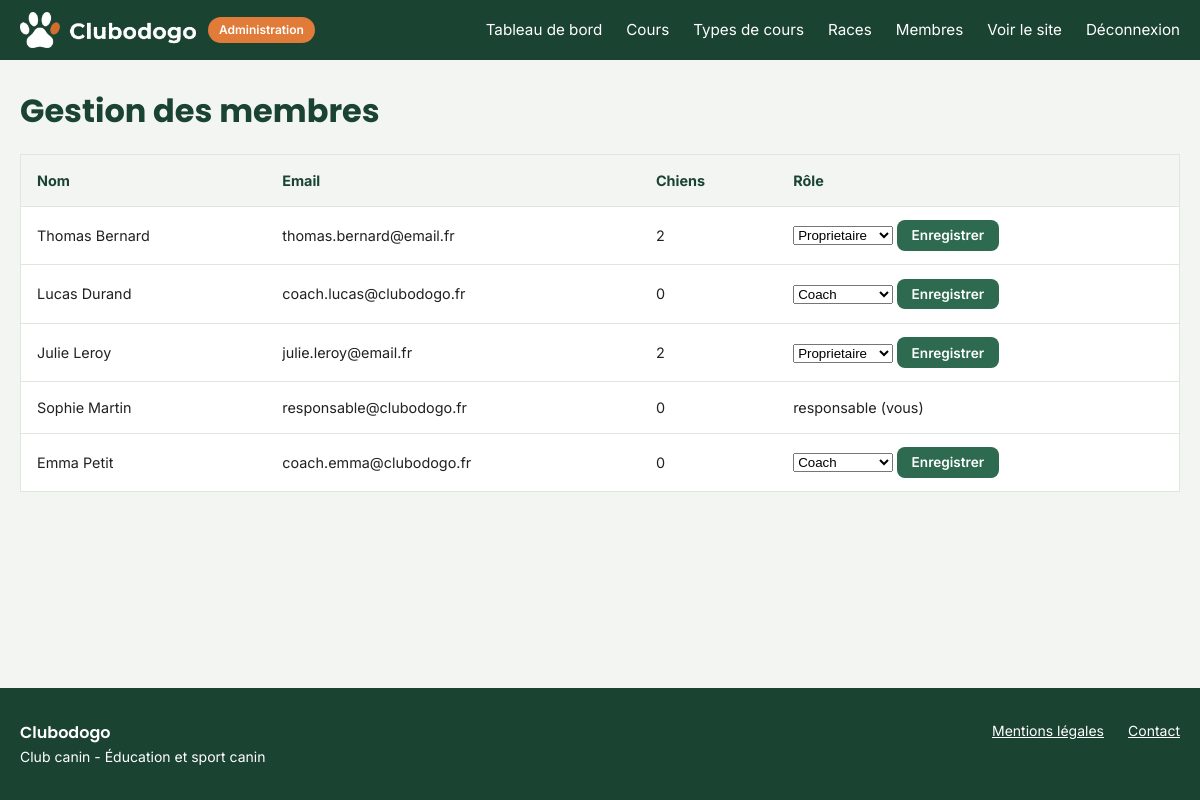
The app's page /code/public/admin/membres.php (signed in) with its own data.
### tables this page shows
CREATE TABLE `utilisateur` (
  `id` int NOT NULL,
  `nom` varchar(100) NOT NULL,
  `prenom` varchar(100) NOT NULL,
  `email` varchar(150) NOT NULL,
  `password` varchar(255) NOT NULL,
  `role` enum('responsable','proprietaire','coach') NOT NULL DEFAULT 'proprietaire'
);

### code/init.php (called while the page is built, shortened)
<?php
function proteger($e)
{
    return htmlspecialchars($e ?? '', ENT_QUOTES, 'UTF-8');
}

### code/public/admin/membres.php (the view, shortened to what this page needs)
<?php
require_once __DIR__ . '/../../init.php';
$rolesAutorises = ['responsable', 'coach', 'proprietaire'];
$membres = $pdo->query(
    "SELECT utilisateur.id, utilisateur.nom, utilisateur.prenom, utilisateur.email, utilisateur.role,
            (SELECT COUNT(*) FROM chien WHERE chien.id_utilisateur = utilisateur.id) AS nb_chiens
     FROM utilisateur
     ORDER BY utilisateur.nom, utilisateur.prenom"
)->fetchAll();
require_once __DIR__ . '/../../header-admin.php';
?>
<h1>Gestion des membres</h1>
<?php if (empty($membres)): ?>
    <p class="vide">Aucun membre enregistré.</p>
<?php else: ?>
    <table class="tableau">
        <thead>
            <tr>
                <th>Nom</th>
                <th>Email</th>
                <th>Chiens</th>
                <th>Rôle</th>
            </tr>
        </thead>
        <tbody>
            <?php foreach ($membres as $membre): ?>
                <tr>
                    <td data-label="Nom"><?= proteger($membre['prenom'] . ' ' . $membre['nom']) ?></td>
                    <td data-label="Email"><?= proteger($membre['email']) ?></td>
                    <td data-label="Chiens"><?= (int) $membre['nb_chiens'] ?></td>
                    <td data-label="Rôle">
                        <?php if ((int) $membre['id'] === (int) $_SESSION['utilisateur']['id']): ?>
                            <span class="role-actuel"><?= proteger($membre['role']) ?> (vous)</span>
                        <?php else: ?>
                            <form method="post" class="formulaire-ligne">
                                <select name="role">
                                    <?php foreach ($rolesAutorises as $role): ?>
                                        <option value="<?= $role ?>" <?= $membre['role'] === $role ? 'selected' : '' ?>>
                                            <?= ucfirst($role) ?>
                                        </option>
                                    <?php endforeach; ?>
                                </select>
                                <button type="submit" class="bouton bouton-petit">Enregistrer</button>
                            </form>
                        <?php endif; ?>
                    </td>
                </tr>
            <?php endforeach; ?>
        </tbody>
    </table>
<?php endif; ?>
<?php require_once __DIR__ . '/../../footer.php'; ?>

### code/public/assets/css/style.css (style rules this page uses)
:root { --vert-primaire: #1b4332; --vert-secondaire: #2d6a4f; --vert-gris: #52796f; --orange: #e07b39; --blanc: #ffffff; --texte: #212121; --fond: #f2f5f2; --bordure: #dfe5df; --erreur: #d62828; --erreur-fond: #fdecec; --succes: #2d6a4f; --succes-fond: #e3efe7; }
* { margin: 0; padding: 0; box-sizing: border-box; }
body { font-family: 'Inter', Arial, sans-serif; color: var(--texte); background-color: var(--fond); line-height: 1.6; display: flex; flex-direction: column; min-height: 100vh; }
h1, h2, h3 { font-family: 'Poppins', Arial, sans-serif; color: var(--vert-primaire); line-height: 1.2; }
h1 { font-size: 2rem; }
.bouton { display: inline-block; padding: 0.7rem 1.25rem; border-radius: 8px; border: none; font-family: inherit; font-size: 0.95rem; font-weight: 600; text-decoration: none; cursor: pointer; background-color: var(--vert-secondaire); color: var(--blanc); }
.bouton-petit { padding: 0.45rem 0.9rem; font-size: 0.85rem; }
.tableau { width: 100%; border-collapse: collapse; background-color: var(--blanc); border: 1px solid var(--bordure); margin-top: 1.5rem; }
.tableau th, .tableau td { padding: 0.85rem 1rem; text-align: left; border-bottom: 1px solid var(--bordure); font-size: 0.9rem; }
.tableau th { background-color: var(--fond); color: var(--vert-primaire); }

### records on screen
utilisateur: proteger($membre['prenom'] . ' ' . $membre['nom']) "Thomas Bernard", email "thomas.bernard@email.fr", nb_chiens "2", role "Proprietaire"
utilisateur: proteger($membre['prenom'] . ' ' . $membre['nom']) "Lucas Durand", email "coach.lucas@clubodogo.fr", nb_chiens "0", role "Coach"
utilisateur: proteger($membre['prenom'] . ' ' . $membre['nom']) "Julie Leroy", email "julie.leroy@email.fr", nb_chiens "2", role "Proprietaire"
utilisateur: proteger($membre['prenom'] . ' ' . $membre['nom']) "Sophie Martin", email "responsable@clubodogo.fr", nb_chiens "0", role "responsable"
utilisateur: proteger($membre['prenom'] . ' ' . $membre['nom']) "Emma Petit", email "coach.emma@clubodogo.fr", nb_chiens "0", role "Coach"
